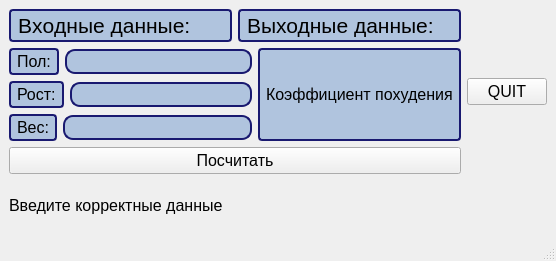
<?xml version="1.0" encoding="UTF-8"?>
<ui version="4.0">
 <class>MainWindow</class>
 <widget class="QMainWindow" name="MainWindow">
  <property name="geometry">
   <rect>
    <x>0</x>
    <y>0</y>
    <width>556</width>
    <height>261</height>
   </rect>
  </property>
  <property name="windowTitle">
   <string>MainWindow</string>
  </property>
  <widget class="QWidget" name="centralwidget">
   <layout class="QGridLayout" name="gridLayout">
    <item row="1" column="0">
     <widget class="QLabel" name="error_label">
      <property name="font">
       <font>
        <pointsize>12</pointsize>
       </font>
      </property>
      <property name="text">
       <string>Введите корректные данные</string>
      </property>
     </widget>
    </item>
    <item row="0" column="0">
     <layout class="QVBoxLayout" name="verticalLayout_3">
      <item>
       <layout class="QHBoxLayout" name="horizontalLayout">
        <item>
         <widget class="QLabel" name="input_data">
          <property name="font">
           <font>
            <family>MS Shell Dlg 2</family>
            <pointsize>16</pointsize>
            <weight>50</weight>
            <italic>false</italic>
            <bold>false</bold>
            <underline>false</underline>
            <strikeout>false</strikeout>
            <kerning>false</kerning>
           </font>
          </property>
          <property name="styleSheet">
           <string notr="true">QFrame, QLabel, QToolTip {
    border: 2px solid #191970;
    border-radius: 4px;
    padding: 2px;
    background-color: #B0C4DE;
	color: #000000;
}</string>
          </property>
          <property name="text">
           <string>Входные данные:</string>
          </property>
         </widget>
        </item>
        <item>
         <widget class="QLabel" name="output_data">
          <property name="font">
           <font>
            <pointsize>16</pointsize>
           </font>
          </property>
          <property name="styleSheet">
           <string notr="true">QFrame, QLabel, QToolTip {
    border: 2px solid #191970;
    border-radius: 4px;
    padding: 2px;
    background-color: #B0C4DE;
	color: #000000;
}</string>
          </property>
          <property name="text">
           <string>Выходные данные:</string>
          </property>
         </widget>
        </item>
       </layout>
      </item>
      <item>
       <layout class="QHBoxLayout" name="horizontalLayout_4">
        <item>
         <layout class="QVBoxLayout" name="verticalLayout">
          <item>
           <layout class="QHBoxLayout" name="horizontalLayout_5">
            <item>
             <widget class="QLabel" name="sex_label">
              <property name="font">
               <font>
                <pointsize>12</pointsize>
               </font>
              </property>
              <property name="styleSheet">
               <string notr="true">QFrame, QLabel, QToolTip {
    border: 2px solid #191970;
    border-radius: 4px;
    padding: 2px;
    background-color: #B0C4DE;
	color: #000000;
}</string>
              </property>
              <property name="text">
               <string>Пол:</string>
              </property>
             </widget>
            </item>
            <item>
             <widget class="QLineEdit" name="sex_input">
              <property name="font">
               <font>
                <pointsize>12</pointsize>
               </font>
              </property>
              <property name="styleSheet">
               <string notr="true">QLineEdit {
    border: 2px solid #191970;
    border-radius: 10px;
    padding: 0 8px;
    background: #B0C4DE;
    selection-background-color: darkgray;
}</string>
              </property>
             </widget>
            </item>
           </layout>
          </item>
          <item>
           <layout class="QHBoxLayout" name="horizontalLayout_2">
            <item>
             <widget class="QLabel" name="height_label">
              <property name="font">
               <font>
                <pointsize>12</pointsize>
               </font>
              </property>
              <property name="styleSheet">
               <string notr="true">QFrame, QLabel, QToolTip {
    border: 2px solid #191970;
    border-radius: 4px;
    padding: 2px;
    background-color: #B0C4DE;
	color: #000000;
}</string>
              </property>
              <property name="text">
               <string>Рост:</string>
              </property>
             </widget>
            </item>
            <item>
             <widget class="QLineEdit" name="height_input">
              <property name="font">
               <font>
                <pointsize>12</pointsize>
               </font>
              </property>
              <property name="styleSheet">
               <string notr="true">QLineEdit {
    border: 2px solid #191970;
    border-radius: 10px;
    padding: 0 8px;
    background: #B0C4DE;
    selection-background-color: darkgray;
}</string>
              </property>
             </widget>
            </item>
           </layout>
          </item>
          <item>
           <layout class="QHBoxLayout" name="horizontalLayout_3">
            <item>
             <widget class="QLabel" name="weight_label">
              <property name="font">
               <font>
                <pointsize>12</pointsize>
               </font>
              </property>
              <property name="styleSheet">
               <string notr="true">QFrame, QLabel, QToolTip {
    border: 2px solid #191970;
    border-radius: 4px;
    padding: 2px;
    background: #B0C4DE;
}</string>
              </property>
              <property name="text">
               <string>Вес:</string>
              </property>
             </widget>
            </item>
            <item>
             <widget class="QLineEdit" name="weigth_input">
              <property name="font">
               <font>
                <pointsize>12</pointsize>
               </font>
              </property>
              <property name="styleSheet">
               <string notr="true">QLineEdit {
    border: 2px solid #191970;
    border-radius: 10px;
    padding: 0 8px;
    background: #B0C4DE;
    selection-background-color: darkgray;
}</string>
              </property>
             </widget>
            </item>
           </layout>
          </item>
         </layout>
        </item>
        <item>
         <widget class="QLabel" name="thin_coeff">
          <property name="font">
           <font>
            <pointsize>12</pointsize>
           </font>
          </property>
          <property name="styleSheet">
           <string notr="true">QFrame, QLabel, QToolTip {
    border: 2px solid #191970;
    border-radius: 4px;
    padding: 2px;
    background: #B0C4DE;
}</string>
          </property>
          <property name="text">
           <string>Коэффициент похудения</string>
          </property>
         </widget>
        </item>
       </layout>
      </item>
      <item>
       <widget class="QPushButton" name="calculate_btn">
        <property name="font">
         <font>
          <pointsize>12</pointsize>
         </font>
        </property>
        <property name="styleSheet">
         <string notr="true">QPushButton {

    background-color: #B0C4DE;
    border: 3px solid #191970;
    border-radius: 10px;
}
QPushButton:hower {
    color: 7B00F0;
}
QMainWindow {
    background-color: #D195FF;
    color: #D195FF;
    background-image: url(&quot;C:\Users\Oleg\PycharmProjects\ProjectPyQtкартинки&quot;);
    background-repeat: no-repeat;
    background-position: 0, 0, 100, 200 px;
}s</string>
        </property>
        <property name="text">
         <string>Посчитать</string>
        </property>
       </widget>
      </item>
     </layout>
    </item>
    <item row="0" column="1">
     <widget class="QPushButton" name="quit_btn">
      <property name="font">
       <font>
        <pointsize>12</pointsize>
       </font>
      </property>
      <property name="layoutDirection">
       <enum>Qt::LeftToRight</enum>
      </property>
      <property name="styleSheet">
       <string notr="true">QPushButton {
    background-color: #B0C4DE;
    border: 3px solid #191970;
    border-radius: 10px;
}
QPushButton:hower {
    color: 778899;
}
QMainWindow {
    background-color: #778899;
    color: #778899;
    background-repeat: no-repeat;
    background-position: 0, 0, 100, 200 px;
}s</string>
      </property>
      <property name="text">
       <string>QUIT</string>
      </property>
     </widget>
    </item>
   </layout>
  </widget>
  <widget class="QMenuBar" name="menubar">
   <property name="geometry">
    <rect>
     <x>0</x>
     <y>0</y>
     <width>556</width>
     <height>21</height>
    </rect>
   </property>
  </widget>
  <widget class="QStatusBar" name="statusbar"/>
 </widget>
 <resources/>
 <connections/>
</ui>
